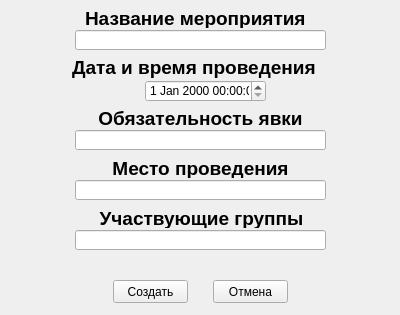
<?xml version="1.0" encoding="UTF-8"?>
<ui version="4.0">
 <class>AddingParty</class>
 <widget class="QWidget" name="AddingParty">
  <property name="geometry">
   <rect>
    <x>0</x>
    <y>0</y>
    <width>400</width>
    <height>315</height>
   </rect>
  </property>
  <property name="windowTitle">
   <string>Добавить мероприятие</string>
  </property>
  <property name="windowIcon">
   <iconset resource="images.qrc">
    <normaloff>:/source/konoha.ico</normaloff>:/source/konoha.ico</iconset>
  </property>
  <widget class="QPushButton" name="acceptParty">
   <property name="geometry">
    <rect>
     <x>113</x>
     <y>280</y>
     <width>75</width>
     <height>23</height>
    </rect>
   </property>
   <property name="text">
    <string>Создать</string>
   </property>
  </widget>
  <widget class="QPushButton" name="declineParty">
   <property name="geometry">
    <rect>
     <x>213</x>
     <y>280</y>
     <width>75</width>
     <height>23</height>
    </rect>
   </property>
   <property name="text">
    <string>Отмена</string>
   </property>
  </widget>
  <widget class="QLineEdit" name="nameLineEdit">
   <property name="geometry">
    <rect>
     <x>75</x>
     <y>30</y>
     <width>251</width>
     <height>20</height>
    </rect>
   </property>
  </widget>
  <widget class="QLineEdit" name="placeLineEdit">
   <property name="geometry">
    <rect>
     <x>75</x>
     <y>180</y>
     <width>251</width>
     <height>20</height>
    </rect>
   </property>
  </widget>
  <widget class="QLineEdit" name="apperanceLineEdit">
   <property name="geometry">
    <rect>
     <x>75</x>
     <y>130</y>
     <width>251</width>
     <height>20</height>
    </rect>
   </property>
  </widget>
  <widget class="QDateTimeEdit" name="partyDateEdit">
   <property name="geometry">
    <rect>
     <x>145</x>
     <y>80</y>
     <width>121</width>
     <height>22</height>
    </rect>
   </property>
  </widget>
  <widget class="QLineEdit" name="infoGroupLineEdit">
   <property name="geometry">
    <rect>
     <x>75</x>
     <y>230</y>
     <width>251</width>
     <height>20</height>
    </rect>
   </property>
  </widget>
  <widget class="QLabel" name="partyNameLabel">
   <property name="geometry">
    <rect>
     <x>85</x>
     <y>8</y>
     <width>241</width>
     <height>20</height>
    </rect>
   </property>
   <property name="font">
    <font>
     <pointsize>14</pointsize>
     <weight>75</weight>
     <bold>true</bold>
    </font>
   </property>
   <property name="text">
    <string>Название мероприятия</string>
   </property>
  </widget>
  <widget class="QLabel" name="partyDateTimeLabel">
   <property name="geometry">
    <rect>
     <x>72</x>
     <y>57</y>
     <width>261</width>
     <height>21</height>
    </rect>
   </property>
   <property name="font">
    <font>
     <pointsize>14</pointsize>
     <weight>75</weight>
     <bold>true</bold>
    </font>
   </property>
   <property name="text">
    <string>Дата и время проведения</string>
   </property>
  </widget>
  <widget class="QLabel" name="appearencePartyLabel">
   <property name="geometry">
    <rect>
     <x>80</x>
     <y>108</y>
     <width>241</width>
     <height>20</height>
    </rect>
   </property>
   <property name="font">
    <font>
     <pointsize>14</pointsize>
     <weight>75</weight>
     <bold>true</bold>
    </font>
   </property>
   <property name="text">
    <string>Обязательность явки</string>
   </property>
   <property name="alignment">
    <set>Qt::AlignCenter</set>
   </property>
  </widget>
  <widget class="QLabel" name="placePartyLabel">
   <property name="geometry">
    <rect>
     <x>80</x>
     <y>158</y>
     <width>241</width>
     <height>20</height>
    </rect>
   </property>
   <property name="font">
    <font>
     <pointsize>14</pointsize>
     <weight>75</weight>
     <bold>true</bold>
    </font>
   </property>
   <property name="text">
    <string>Место проведения</string>
   </property>
   <property name="alignment">
    <set>Qt::AlignCenter</set>
   </property>
  </widget>
  <widget class="QLabel" name="partyGroupLabel">
   <property name="geometry">
    <rect>
     <x>76</x>
     <y>208</y>
     <width>251</width>
     <height>20</height>
    </rect>
   </property>
   <property name="font">
    <font>
     <pointsize>14</pointsize>
     <weight>75</weight>
     <bold>true</bold>
    </font>
   </property>
   <property name="text">
    <string>Участвующие группы</string>
   </property>
   <property name="alignment">
    <set>Qt::AlignCenter</set>
   </property>
  </widget>
 </widget>
 <resources>
  <include location="images.qrc"/>
 </resources>
 <connections/>
</ui>
